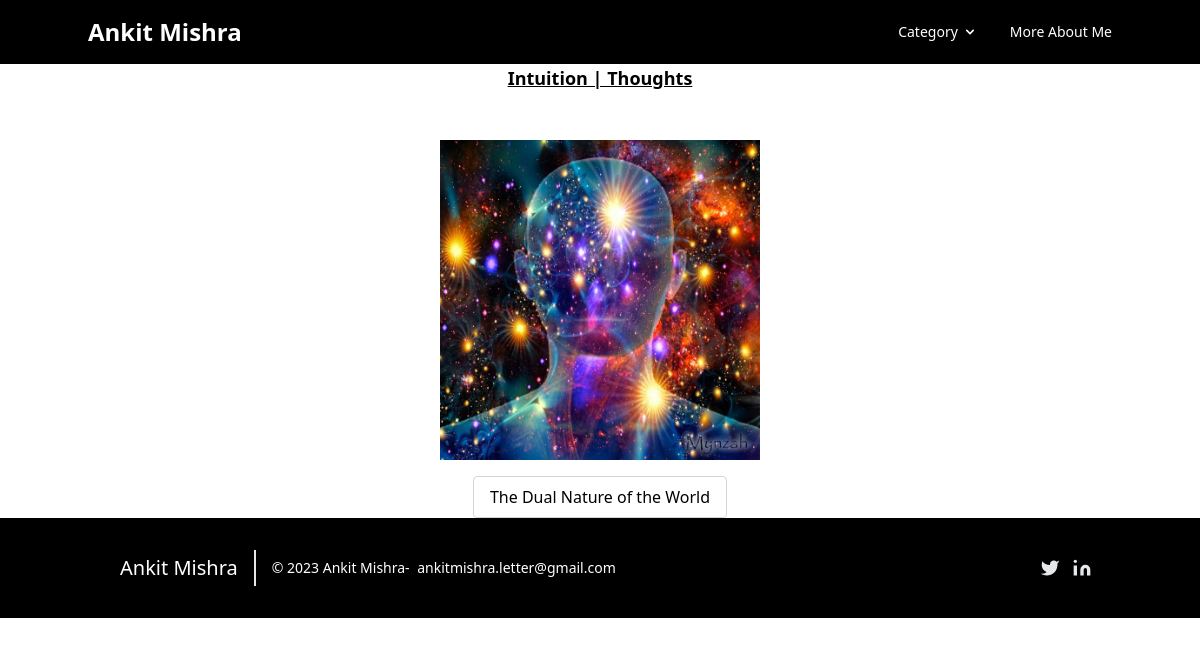
/category/intuition-thoughts, run on an earlier commit of the app's database.
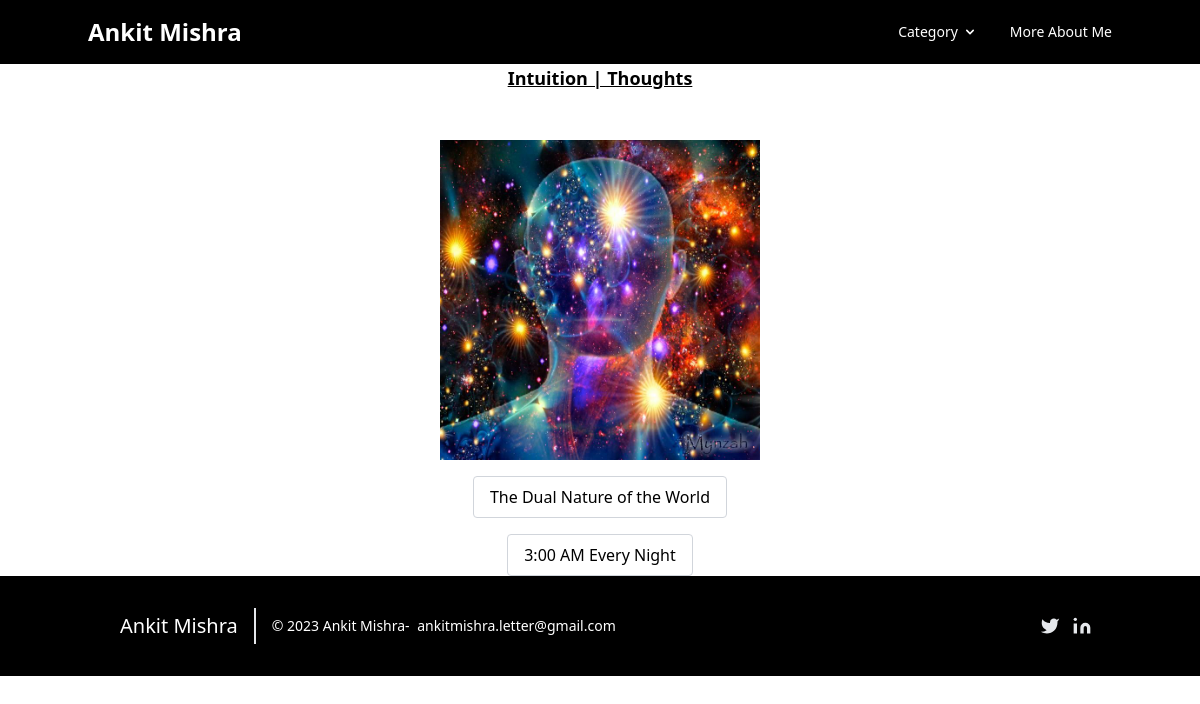
And on a later commit of the database.
### blog/models.py (models this page shows, shortened)
class Post(models.Model):
    post_id = models.AutoField(primary_key=True)
    title=models.CharField(max_length=200)
    content = HTMLField()
    url = models.CharField(max_length=100)
    cat = models.ForeignKey(Category,on_delete=models.CASCADE)
    image= models.ImageField(upload_to='post/')

### blog/views.py (the view)
# urls.py: path('category/<slug:url>',category),
def category(request,url):
    category = Category.objects.get(url=url)
    posts = Post.objects.filter(cat=category)
    return render(request,"Category.html",{'cat':category,'posts':posts})

### template/Category.html (shortened to what this page needs)
{%extends 'base.html' %}
{%block content%}
<div class="container-custom">
    <h2 class="text-center text-lg font-bold underline">{{ cat.title }}</h2>
    <br> <br>
    <div class="flex justify-center">
        <img src="/media/{{ cat.image }}" class="w-80 max-h-250 object-cover" alt="">
    </div>
    <div class="flex flex-col items-center">
        {% for p in posts %}
        <a href="/insider/{{ p.url }}" class="block mt-4 px-4 py-2 border border-gray-300 rounded hover:bg-gray-100">{{ p.title }}</a>
        {% empty %}
        <h3 class="mt-4">Currently, there are no posts in this category.</h3>
        {% endfor %}
    </div>
</div>
{%endblock%}

What changed in the data, as far as the page shows it:
added Post: title "3:00 AM Every Night"
